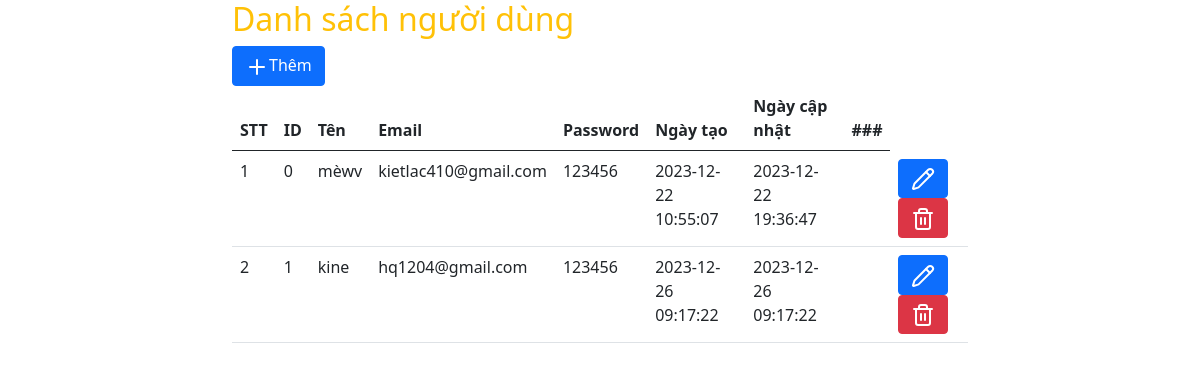
The page /users/index.php on the database its author committed.
### tables this page shows
CREATE TABLE `users` (
  `id` int(11) NOT NULL,
  `usename` varchar(45) NOT NULL,
  `email` varchar(45) NOT NULL,
  `password` varchar(45) NOT NULL,
  `created_at` timestamp NULL DEFAULT current_timestamp(),
  `updated_at` timestamp NULL DEFAULT current_timestamp(),
  `role` tinyint(1) NOT NULL DEFAULT 0
);

### funcitions.php (called while the page is built, shortened)
<?php
 function showAllUsers(){
 global $conn;
$query="SELECT * FROM users";
$result= mysqli_query($conn,$query);
$users= [];
if ($result->num_rows>0){
    $rowNum=1;
    while( $row=$result->fetch_assoc()){
       $users[]=array(
          "index"=>$rowNum++,
          "id"=>$row['id'],
          "usename"=>$row['usename'],
          "email"=>$row['email'],
          "password"=>$row['password'],
          "created_at"=>$row['created_at'],
          "updated_at"=>$row['updated_at'],
       );
    }
}
return $users;
}
  ?>

### users/index.php (the view, shortened to what this page needs)
<?php
include_once "../funcitions.php";
$users = showAllUsers();
?>
      <?php include_once("../includes/header.php") ?>
                <h1 class="fs-2 text-warning">Danh sách người dùng </h1>
                <a href="./create.php" class="btn btn-primary"><i data-lucide="plus"></i>Thêm </a>
                <table class="table table-hover ">
                <thead>
                    <tr>
                        <th>STT</th>
                        <th>ID</th>
                        <th>Tên</th>
                        <th>Email</th>
                        <th>Password </th>
                        <th>Ngày tạo</th>
                        <th>Ngày cập nhật </th>
                        <th>###</th>
                    </tr>
                </thead>
                <tbody>
                    <?php foreach($users as $cat){ ?>
                    <tr>
                        <td><?php echo $cat['index']?></td>
                        <td><?php echo $cat['id']?></td>
                        <td><?php echo $cat['usename']?></td>
                        <td><?php echo $cat['email']?></td>
                        <td><?php echo $cat['password']?></td>
                        <td><?php echo $cat['created_at']?></td>
                        <td><?php echo $cat['updated_at']?></td>
                        <td><?php echo $cat['role']?></td>
                        <td >
                            <a href="./edit.php?id=<?php echo $cat ['id']?>" class="btn btn-primary"><i data-lucide="pencil"></i></a>
                            <a href="./delete.php?id=<?php echo $cat ['id']?>" class="btn btn-danger"><i data-lucide="trash"></i></a>
                        </td>
                    </tr>
                    <?php } ?>
                </tbody>
                </table>
    <?php include_once("../includes/footer.php") ?>

### rows shown on the page
users: index "1", id "0", usename "mèwv", email "kietlac410@gmail.com", password "123456", created_at "2023-12-22 10:55:07", updated_at "2023-12-22 19:36:47"
users: index "2", id "1", usename "kine", email "hq1204@gmail.com", password "123456", created_at "2023-12-26 09:17:22", updated_at "2023-12-26 09:17:22"
